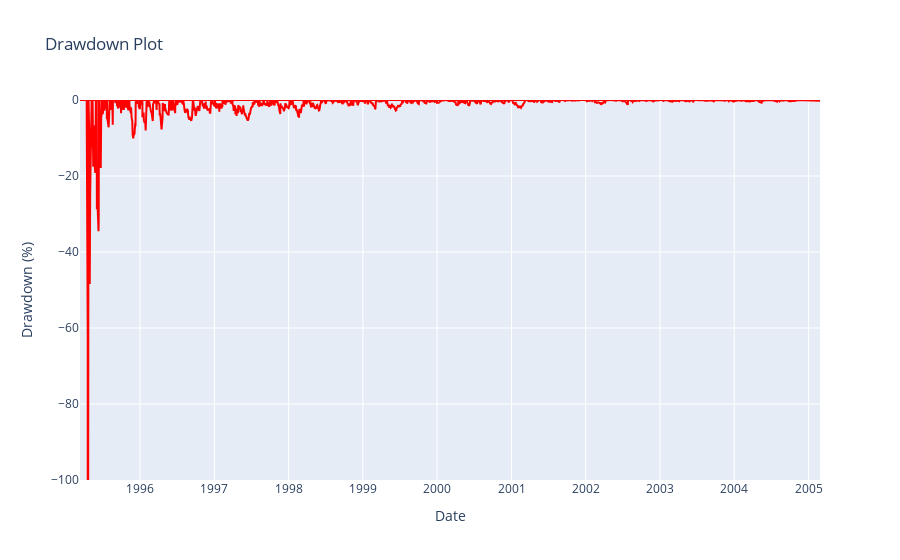
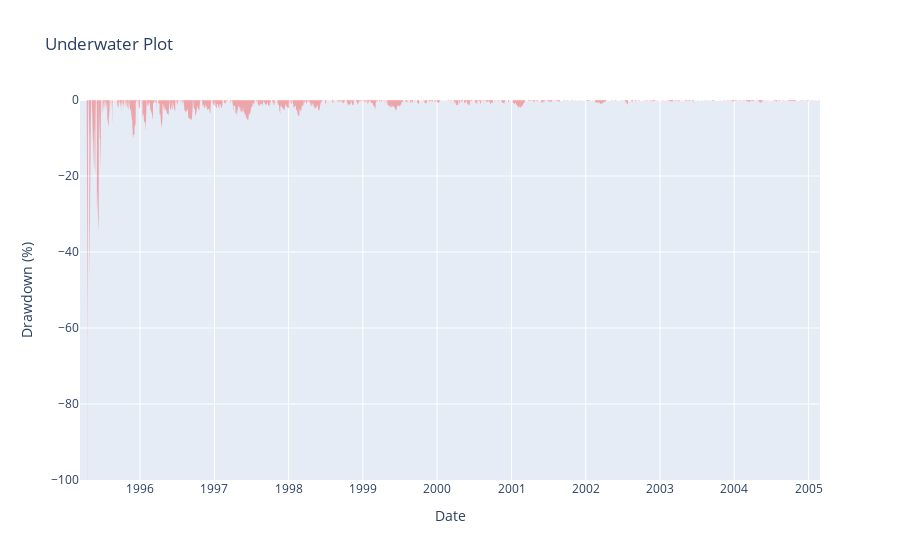

The cell these charts' notebook holds for them, in order:
### Markdown cell above
## Drawdown

### Code cell
def plot_drawdown(trades):
    # Initialize lists for storing trade data
    trade_dates = []
    portfolio_values = []  # To store equity or portfolio value
    peaks = []  # Historical peaks
    drawdowns = []  # Percentage drawdowns

    # Initialize variables
    portfolio_value = 0
    peak = 0

    # Iterate over trades
    for trade in trades:
        entry_order = trade[0]
        exit_order = trade[1]

        # Determine trade direction
        trade_direction = 1 if entry_order['orderDirection'] == 'BUY' else -1

        # Calculate trade profit/loss
        trade_return = (
            (exit_order['fill_price'] - entry_order['fill_price']) 
            * trade_direction 
            * entry_order['orderQuantity']
        )

        # Update portfolio value
        portfolio_value += trade_return

        # Update peak value
        peak = max(peak, portfolio_value)

        # Calculate drawdown as a percentage
        drawdown = ((portfolio_value - peak) / peak) * 100 if peak != 0 else 0

        # Append values
        trade_dates.append(exit_order['filled_timestamp'])
        portfolio_values.append(portfolio_value)
        peaks.append(peak)
        drawdowns.append(drawdown)

    # Create a DataFrame for the plot
    trade_data = pd.DataFrame({
        'date': trade_dates,
        'portfolio_value': portfolio_values,
        'peak': peaks,
        'drawdown': drawdowns
    })

    # Drawdown plot
    drawdown_fig = go.Figure()
    drawdown_fig.add_trace(go.Scatter(
        x=trade_data['date'],
        y=trade_data['drawdown'],
        mode='lines',
        name='Drawdown (%)',
        line=dict(color='red')
    ))
    drawdown_fig.update_layout(
        title='Drawdown Plot',
        xaxis=dict(title='Date'),
        yaxis=dict(title='Drawdown (%)'),
        legend=dict(x=0.01, y=0.99, borderwidth=1),
        yaxis_range=[-100, 0]  # Drawdown is always negative
    )
    drawdown_fig.show()

    # Underwater plot (area shaded for drawdown)
    underwater_fig = go.Figure()
    underwater_fig.add_trace(go.Scatter(
        x=trade_data['date'],
        y=trade_data['drawdown'],
        fill='tozeroy',  # Fill area to zero
        mode='none',
        name='Underwater',
        fillcolor='rgba(255, 0, 0, 0.3)'
    ))
    underwater_fig.update_layout(
        title='Underwater Plot',
        xaxis=dict(title='Date'),
        yaxis=dict(title='Drawdown (%)'),
        legend=dict(x=0.01, y=0.99, borderwidth=1),
        yaxis_range=[-100, 0]  # Drawdown is always negative
    )
    underwater_fig.show()

# Example usage
plot_drawdown(final_list)

### Figure 1 — Plotly figure (JSON) as saved in the notebook; plotly's stock layout.template omitted (floating-point values rounded to 4 significant figures; data arrays with more than 128 entries replaced by an {"elided": "..."} marker saying what was removed)
{"data": [{"line": {"color": "red"}, "mode": "lines", "name": "Drawdown (%)", "type": "scatter", "x": {"elided": "2874 str values"}, "y": {"elided": "2874 float values"}}], "layout": {"legend": {"borderwidth": 1, "x": 0.01, "y": 0.99}, "title": {"text": "Drawdown Plot"}, "xaxis": {"title": {"text": "Date"}}, "yaxis": {"range": [-100, 0], "title": {"text": "Drawdown (%)"}}}}

### Figure 2 — Plotly figure (JSON) as saved in the notebook; plotly's stock layout.template omitted (floating-point values rounded to 4 significant figures; data arrays with more than 128 entries replaced by an {"elided": "..."} marker saying what was removed)
{"data": [{"fill": "tozeroy", "fillcolor": "rgba(255, 0, 0, 0.3)", "mode": "none", "name": "Underwater", "type": "scatter", "x": {"elided": "2874 str values"}, "y": {"elided": "2874 float values"}}], "layout": {"legend": {"borderwidth": 1, "x": 0.01, "y": 0.99}, "title": {"text": "Underwater Plot"}, "xaxis": {"title": {"text": "Date"}}, "yaxis": {"range": [-100, 0], "title": {"text": "Drawdown (%)"}}}}
